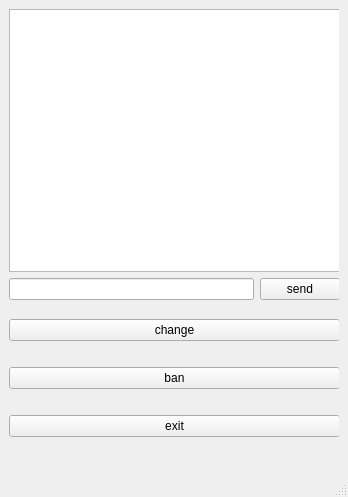
<?xml version="1.0" encoding="UTF-8"?>
<ui version="4.0">
 <class>MainWindow</class>
 <widget class="QMainWindow" name="MainWindow">
  <property name="geometry">
   <rect>
    <x>0</x>
    <y>0</y>
    <width>348</width>
    <height>497</height>
   </rect>
  </property>
  <property name="windowTitle">
   <string>MainWindow</string>
  </property>
  <widget class="QWidget" name="centralwidget">
   <layout class="QGridLayout" name="gridLayout_2">
    <item row="0" column="0">
     <widget class="QStackedWidget" name="stackedWidget">
      <property name="currentIndex">
       <number>2</number>
      </property>
      <widget class="QWidget" name="page_1">
       <layout class="QGridLayout" name="gridLayout_3">
        <item row="0" column="0">
         <layout class="QGridLayout" name="gridLayout">
          <item row="1" column="1">
           <widget class="QPushButton" name="pushButton">
            <property name="text">
             <string>send</string>
            </property>
           </widget>
          </item>
          <item row="1" column="0">
           <widget class="QLineEdit" name="lineEdit"/>
          </item>
          <item row="0" column="0" colspan="2">
           <widget class="QTextEdit" name="textEdit"/>
          </item>
         </layout>
        </item>
       </layout>
      </widget>
      <widget class="QWidget" name="page_2">
       <widget class="QWidget" name="gridLayoutWidget_2">
        <property name="geometry">
         <rect>
          <x>0</x>
          <y>0</y>
          <width>331</width>
          <height>431</height>
         </rect>
        </property>
        <layout class="QGridLayout" name="gridLayout_4">
         <item row="1" column="1">
          <widget class="QPushButton" name="pushButton_2">
           <property name="text">
            <string>send</string>
           </property>
          </widget>
         </item>
         <item row="1" column="0">
          <widget class="QLineEdit" name="lineEdit_2"/>
         </item>
         <item row="2" column="0" colspan="2">
          <widget class="QPushButton" name="pushButton_3">
           <property name="text">
            <string>new</string>
           </property>
          </widget>
         </item>
         <item row="0" column="0" colspan="2">
          <widget class="QTextEdit" name="textEdit_2"/>
         </item>
        </layout>
       </widget>
      </widget>
      <widget class="QWidget" name="page_3">
       <widget class="QWidget" name="verticalLayoutWidget">
        <property name="geometry">
         <rect>
          <x>0</x>
          <y>290</y>
          <width>331</width>
          <height>161</height>
         </rect>
        </property>
        <layout class="QVBoxLayout" name="verticalLayout">
         <item>
          <widget class="QPushButton" name="pushButton_5">
           <property name="text">
            <string>change</string>
           </property>
          </widget>
         </item>
         <item>
          <widget class="QPushButton" name="pushButton_7">
           <property name="text">
            <string>ban</string>
           </property>
          </widget>
         </item>
         <item>
          <widget class="QPushButton" name="pushButton_6">
           <property name="text">
            <string>exit</string>
           </property>
          </widget>
         </item>
        </layout>
       </widget>
       <widget class="QWidget" name="gridLayoutWidget_3">
        <property name="geometry">
         <rect>
          <x>0</x>
          <y>0</y>
          <width>331</width>
          <height>291</height>
         </rect>
        </property>
        <layout class="QGridLayout" name="gridLayout_5">
         <item row="1" column="0">
          <widget class="QLineEdit" name="lineEdit_3"/>
         </item>
         <item row="1" column="1">
          <widget class="QPushButton" name="pushButton_4">
           <property name="text">
            <string>send</string>
           </property>
          </widget>
         </item>
         <item row="0" column="0" colspan="2">
          <widget class="QTextEdit" name="textEdit_3"/>
         </item>
        </layout>
       </widget>
      </widget>
     </widget>
    </item>
   </layout>
  </widget>
  <widget class="QMenuBar" name="menubar">
   <property name="geometry">
    <rect>
     <x>0</x>
     <y>0</y>
     <width>348</width>
     <height>22</height>
    </rect>
   </property>
  </widget>
  <widget class="QStatusBar" name="statusbar"/>
 </widget>
 <resources/>
 <connections/>
</ui>
